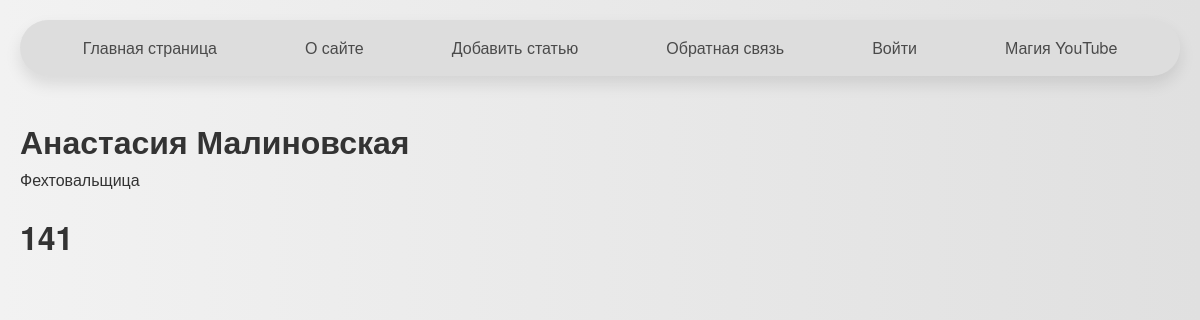
The page /post/vrgcv/ on the database as committed earlier.
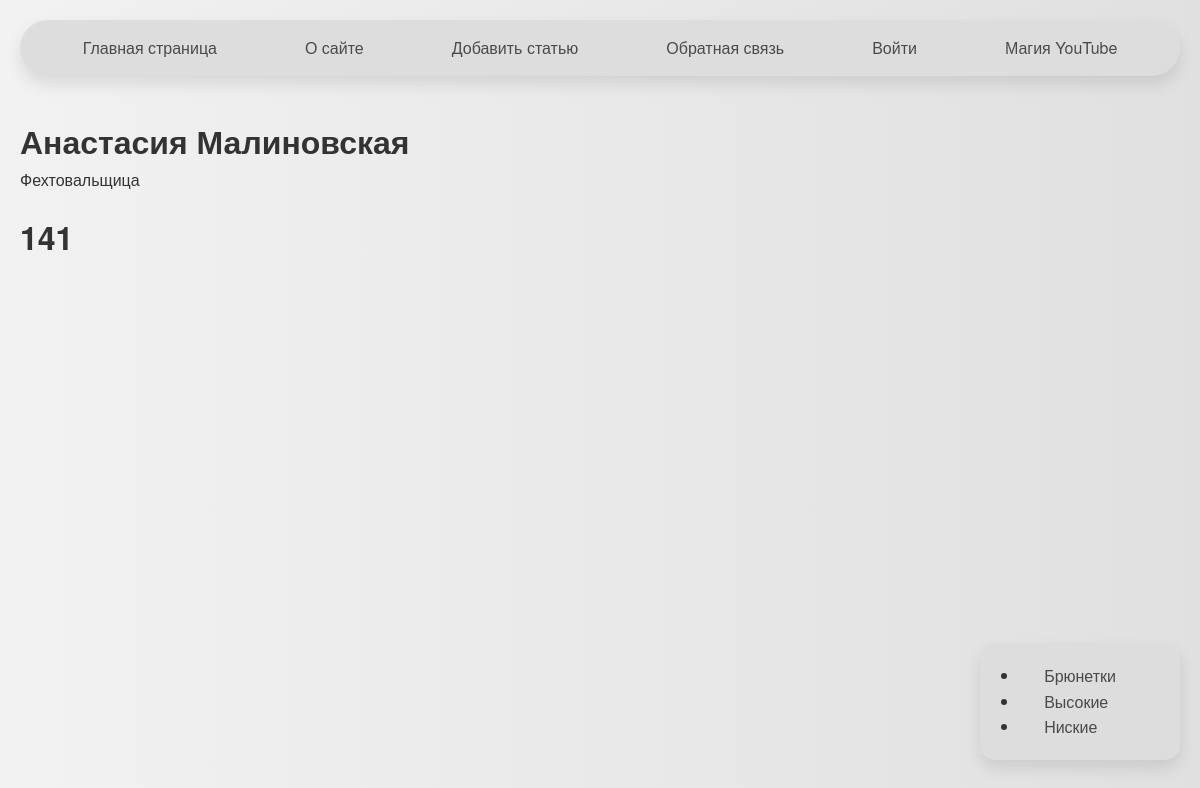
The same page on the database as committed later.
### women/models.py (models this page shows, shortened)
class TagPost(models.Model):
    tag = models.CharField(max_length=100, db_index=True)
    slug = models.SlugField(max_length=255, unique=True, db_index=True)
    def get_absolute_url(self):
        return reverse('tag', kwargs={'tag_slug' : self.slug})

### women/views.py (the view)
# urls.py: path('post/<slug:post_slug>/', views.show_post, name='post'),
def show_post(request, post_slug):
    post = get_object_or_404(Women, slug=post_slug)
    data =  {
        'title' : post.title,
        'menu' : menu,
        'post' : post,
        'cat_selected' : 1,
        }
    return render(request, 'women/post.html', data)

### women/templates/women/post.html (shortened to what this page needs)
{% extends 'base.html' %}
{% block breadcrumbs %}
{% with post.tags.all as tags %}
{% if tags %}
<ul class="card">
{% for t in tags %}
<li ><a href="{{ t.get_absolute_url }}">{{ t.tag }}</a></li>
{% endfor %}
</ul>
{% endif %}
{% endwith %}
{% endblock %}
{% block content %}
<h1>{{ post.title }}</h1>
{{ post.content|linebreaks }}
<h1>141</h1>
{% endblock %}

Rows that differ between the two databases and show on the page:
added TagPost: tag "Брюнетки"
added TagPost: tag "Высокие"
added TagPost: tag "Ниские"
